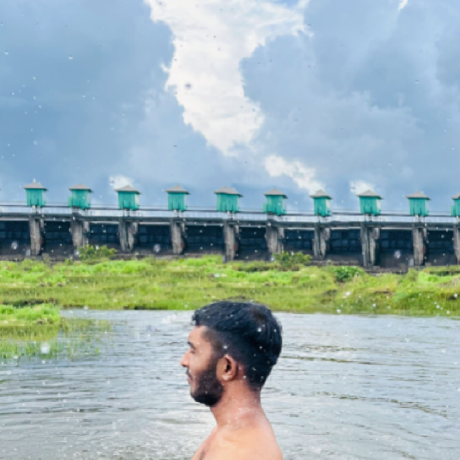
#> input picture shanujans.png, 460 x 460 px
$ python ascii_gen.py
#> lines starting #> are read from the running program, lines starting #| are printed output that depends on the picture
#!/usr/bin/env python3
"""
ascii_gen.py

Converts an image (shanujans.png) into ASCII art and outputs it as
SVG <tspan> lines suitable for embedding in the neofetch-style SVG card.

Usage:
    python ascii_gen.py [image_path] [output_width]

Defaults:
    image_path   = shanujans.png
    output_width = 48 (characters)
"""

import sys
from pathlib import Path
from PIL import Image, ImageEnhance

ROOT = Path(__file__).parent

ASCII_CHARS = " .:-=+*#%@"


def image_to_ascii(image_path: Path, width: int = 48) -> list[str]:
    img = Image.open(image_path).convert("L")

    img = ImageEnhance.Contrast(img).enhance(1.8)
    img = ImageEnhance.Brightness(img).enhance(1.1)

    aspect = img.height / img.width
    char_aspect = 0.5
    height = max(1, int(aspect * width * char_aspect))
    height = min(height, 30)

    img = img.resize((width, height))

    lines = []
    for y in range(height):
        row = ""
        for x in range(width):
            pixel = img.getpixel((x, y))
            idx = int(pixel / 255 * (len(ASCII_CHARS) - 1))
            row += ASCII_CHARS[idx]
        lines.append(row)
    return lines


def ascii_to_svg_tspans(lines: list[str], x: int = 20, y_start: int = 60, y_step: int = 20) -> str:
    tspans = []
    for i, line in enumerate(lines):
        y = y_start + i * y_step
        escaped = line.replace("&", "&amp;").replace("<", "&lt;").replace(">", "&gt;")
        tspans.append(f'<tspan x="{x}" y="{y}">{escaped}</tspan>')
    return "\n".join(tspans)


def generate_ascii_fragment(image_path: Path, width: int = 48) -> str:
    lines = image_to_ascii(image_path, width)
    return ascii_to_svg_tspans(lines)


def main():
    image_path = Path(sys.argv[1]) if len(sys.argv) > 1 else ROOT / "shanujans.png"
    width = int(sys.argv[2]) if len(sys.argv) > 2 else 48

    if not image_path.exists():
        print(f"ERROR: {image_path} not found", file=sys.stderr)
        sys.exit(1)

    fragment = generate_ascii_fragment(image_path, width)
#> in image_to_ascii, `img = Image.open(image_path).convert("L")`:
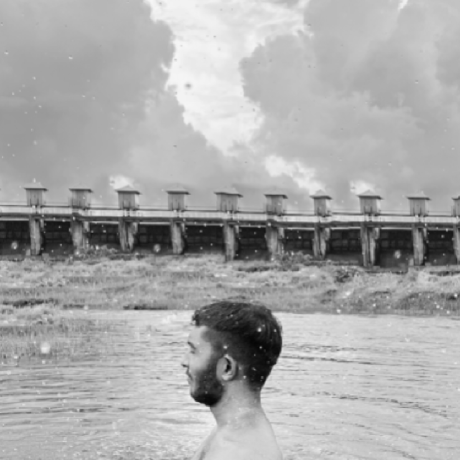
#> img: PIL image 460x460 L; min 6, max 246, mean 169.7
#> in image_to_ascii, `img = ImageEnhance.Contrast(img).enhance(1.8)`:
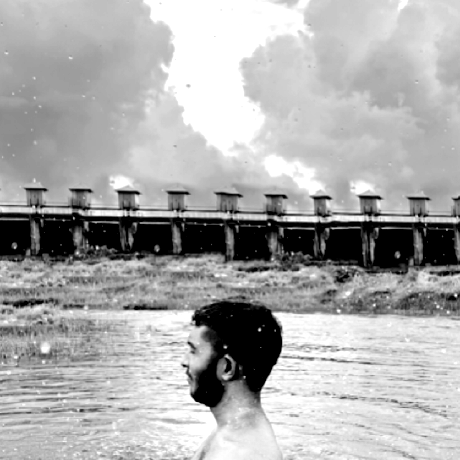
#> img: PIL image 460x460 L; min 0, max 255, mean 171.7
#> in image_to_ascii, `img = ImageEnhance.Brightness(img).enhance(1.1)`:
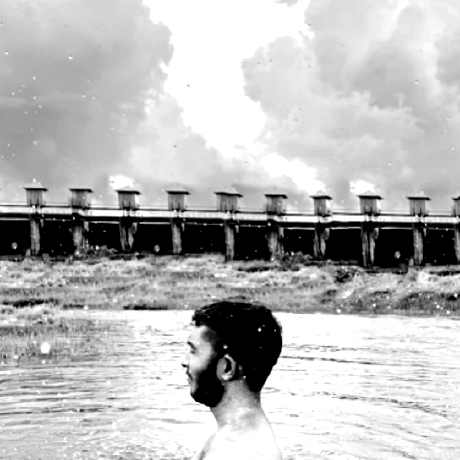
#> img: PIL image 460x460 L; min 0, max 255, mean 185.7
#> in image_to_ascii, `img = img.resize((width, height))`:
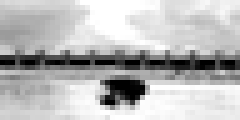
#> img: PIL image 48x24 L (shown 5 times larger); min 0, max 255, mean 185.9
#> after the loop in image_to_ascii, `for y in range(height):`: lines = 24 items
#> the loop in ascii_to_svg_tspans, `for i, line in enumerate(lines):` made 24 passes
#> y on passes 1 to 12: 60, 80, 100, 120, 140, 160, 180, 200, 220, 240, 260, 280

    output = ROOT / "ascii_art.svg"
    output.write_text(fragment, encoding="utf-8")
    lines = fragment.count("\n") + 1
#> lines = 24
    print(f"Generated {lines} lines of ASCII art ({width} chars wide)")
#| Generated 24 lines of ASCII art (48 chars wide)
    print(f"Written to {output}")


if __name__ == "__main__":
    main()
